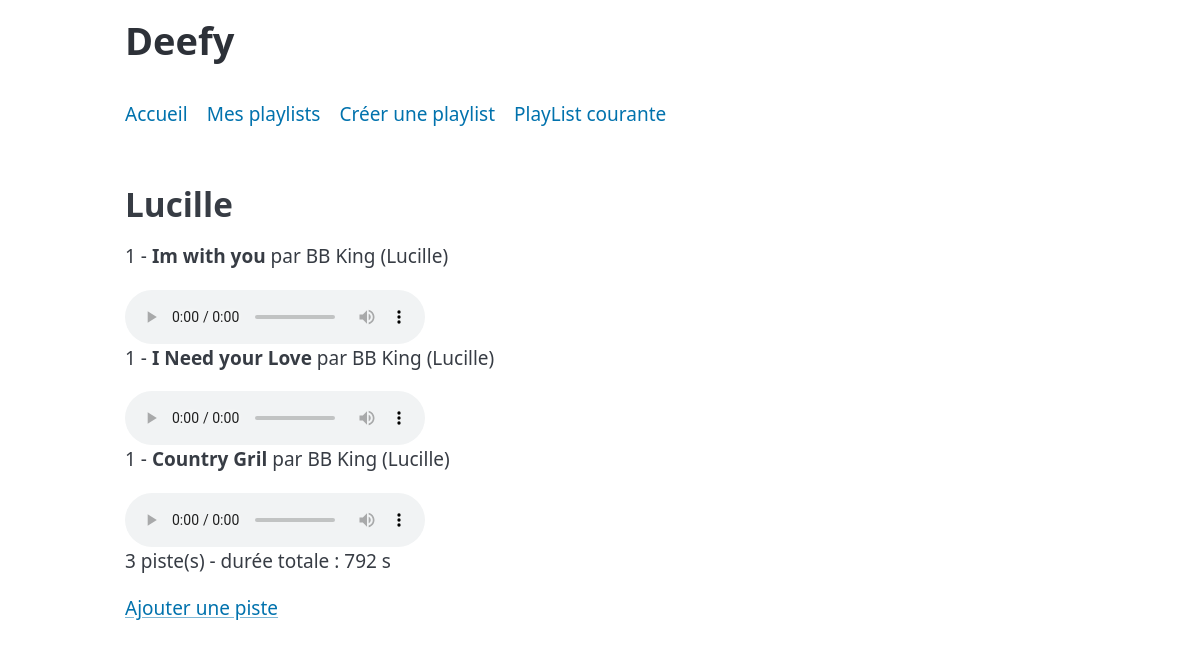
Screenshot of /?action=playlist&id=1 with the database file from the repository.
### tables this page shows
CREATE TABLE track (
id INT NOT NULL AUTO_INCREMENT,
titre VARCHAR(100) NOT NULL,
genre VARCHAR(30) DEFAULT NULL,
duree INT DEFAULT 0,
filename VARCHAR(100) NOT NULL,
type CHAR(1) NOT NULL,
artiste_album VARCHAR(100) DEFAULT NULL,
titre_album VARCHAR(100) DEFAULT NULL,
annee_album INT DEFAULT NULL,
numero_album INT DEFAULT NULL,
auteur_podcast VARCHAR(100) DEFAULT NULL,
date_posdcast DATE DEFAULT NULL,
PRIMARY KEY (id)
);

### src/classes/action/Action.php (called while the page is built, shortened)
<?php
abstract class Action
{
    public function execute(): string
    {
        return $this->executeGet();
    }
    public function __invoke(): string
    {
        return $this->execute();
    }
}

### index.php (called while the page is built, shortened)
<?php
$dispatcher = new Dispatcher();
$dispatcher->addRoute('default', DefaultAction::class)
    ->addRoute('my-playlists', MyPlaylistsAction::class)
    ->addRoute('playlist', DisplayPlaylistAction::class)
    ->addRoute('add-playlist', AddPlaylistAction::class)
    ->addRoute('add-track', AddPodcastTrackAction::class);
$dispatcher->run();

### src/classes/audio/lists/AudioList.php (called while the page is built, shortened)
<?php
class AudioList
{
    public function __get(string $attrName): mixed
    {
        if (property_exists($this, $attrName)) {
            return $this->$attrName;
        }
        throw new InvalidPropertyNameException("invalid property : $attrName");
    }
}

### src/classes/repository/DeefyRepository.php (called while the page is built, shortened)
<?php
class DeefyRepository
{
    private PDO $pdo;
    private static ?DeefyRepository $instance = null;
    private static array $config = [];
    private function __construct(array $conf)
    {
        $dsn = "mysql:host={$conf['host']};dbname={$conf['database']};charset=utf8";
        $this->pdo = new PDO($dsn, $conf['username'], $conf['password'], [
            PDO::ATTR_ERRMODE => PDO::ERRMODE_EXCEPTION,
            PDO::ATTR_DEFAULT_FETCH_MODE => PDO::FETCH_ASSOC,
        ]);
    }
    public static function setConfig(string $file): void
    {
        $conf = parse_ini_file($file);
        self::$config = $conf;
    }
    public static function getInstance(): DeefyRepository
    {
        if (self::$instance === null) {
            self::$instance = new DeefyRepository(self::$config);
        }
        return self::$instance;
    }
    public function findPlaylistById(int $id): ?PlayList
    {
        $stmt = $this->pdo->prepare("SELECT id, nom FROM playlist WHERE id = ?");
        $stmt->execute([$id]);
        $row = $stmt->fetch();
        $stmt = $this->pdo->prepare(
            "SELECT track.* FROM track
             INNER JOIN playlist2track ON track.id = playlist2track.id_track
             WHERE playlist2track.id_pl = ?
             ORDER BY playlist2track.no_piste_dans_liste"
        );
        $stmt->execute([$id]);
        $pistes = [];
        foreach ($stmt->fetchAll() as $t) {
            $pistes[] = $this->creerPiste($t);
        }
        $pl = new PlayList($row['nom'], $pistes);
        $pl->setId((int) $row['id']);
        return $pl;
    }
    private function creerPiste(array $t): AudioTrack
    {
        if ($t['type'] === 'A') {
            $piste = new AlbumTrack($t['titre'], $t['filename'] ?? '', $t['titre_album'] ?? '', (int) $t['numero_album']);
            $piste->setArtiste($t['artiste_album'] ?? '');
            $piste->setAnnee((int) $t['annee_album']);
        } else {
            $piste = new PodcastTrack($t['titre'], $t['filename'] ?? '');
            $piste->setAuteur($t['auteur_podcast'] ?? '');
            $piste->setDate($t['date_posdcast'] ?? '');
        }
        $piste->setGenre($t['genre'] ?? '');
        $piste->setDuree((int) $t['duree']);
        $piste->setId((int) $t['id']);
        return $piste;
    }
}

### src/classes/audio/tracks/AudioTrack.php (called while the page is built, shortened)
<?php
class AudioTrack
{
    public function __get(string $attrName): mixed
    {
        if (property_exists($this, $attrName)) {
            return $this->$attrName;
        }
        throw new InvalidPropertyNameException("invalid property : $attrName");
    }
}

### src/classes/render/AlbumTrackRenderer.php (the view, shortened to what this page needs)
<?php
class AlbumTrackRenderer extends AudioTrackRenderer
{
    protected function compact(): string
    {
        $t = $this->track;
        return "<div class=\"piste\">"
            . "<p>{$t->numero} - <strong>{$this->e($t->titre)}</strong> par {$this->e($t->artiste)}"
            . " ({$this->e($t->album)})</p>"
            . $this->audio()
            . "</div>";
    }
}

### src/classes/render/AudioListRenderer.php (shortened to what this page needs)
<?php
class AudioListRenderer implements Renderer
{
    private AudioList $liste;
    public function __construct(AudioList $liste)
    {
        $this->liste = $liste;
    }
    public function render(int $selector = Renderer::COMPACT): string
    {
        $html = "<h2>" . filter_var($this->liste->nom, FILTER_SANITIZE_SPECIAL_CHARS) . "</h2>";
        foreach ($this->liste->pistes as $piste) {
            if ($piste instanceof AlbumTrack) {
                $r = new AlbumTrackRenderer($piste);
            } elseif ($piste instanceof PodcastTrack) {
                $r = new PodcastRenderer($piste);
            } else {
                continue;
            }
            $html .= $r->render(Renderer::COMPACT);
        }
        $html .= "<p>{$this->liste->nbPistes} piste(s) - durée totale : {$this->liste->dureeTotale} s</p>";
        return $html;
    }
}

### src/classes/render/AudioTrackRenderer.php (shortened to what this page needs)
<?php
abstract class AudioTrackRenderer implements Renderer
{
    protected AudioTrack $track;
    public function __construct(AudioTrack $track)
    {
        $this->track = $track;
    }
    public function render(int $selector): string
    {
        switch ($selector) {
            case Renderer::COMPACT:
            default:
                return $this->compact();
        }
    }
    protected function audio(): string
    {
        $fichier = 'audio/' . $this->e($this->track->nomFichier);
        return "<audio controls src=\"$fichier\"></audio>";
    }
    protected function e(string $texte): string
    {
        return filter_var($texte, FILTER_SANITIZE_SPECIAL_CHARS);
    }
}

### rows the page displays
track: titre_album "Lucille", numero_album "1", titre "Country Gril", artiste_album "BB King", id "3"
track: numero "1", titre "Im with you", artiste_album "BB King", titre_album "Lucille"
track: numero_album "1", titre "I Need your Love", artiste_album "BB King", titre_album "Lucille"

### other values shown
$this->liste->dureeTotale "792"
